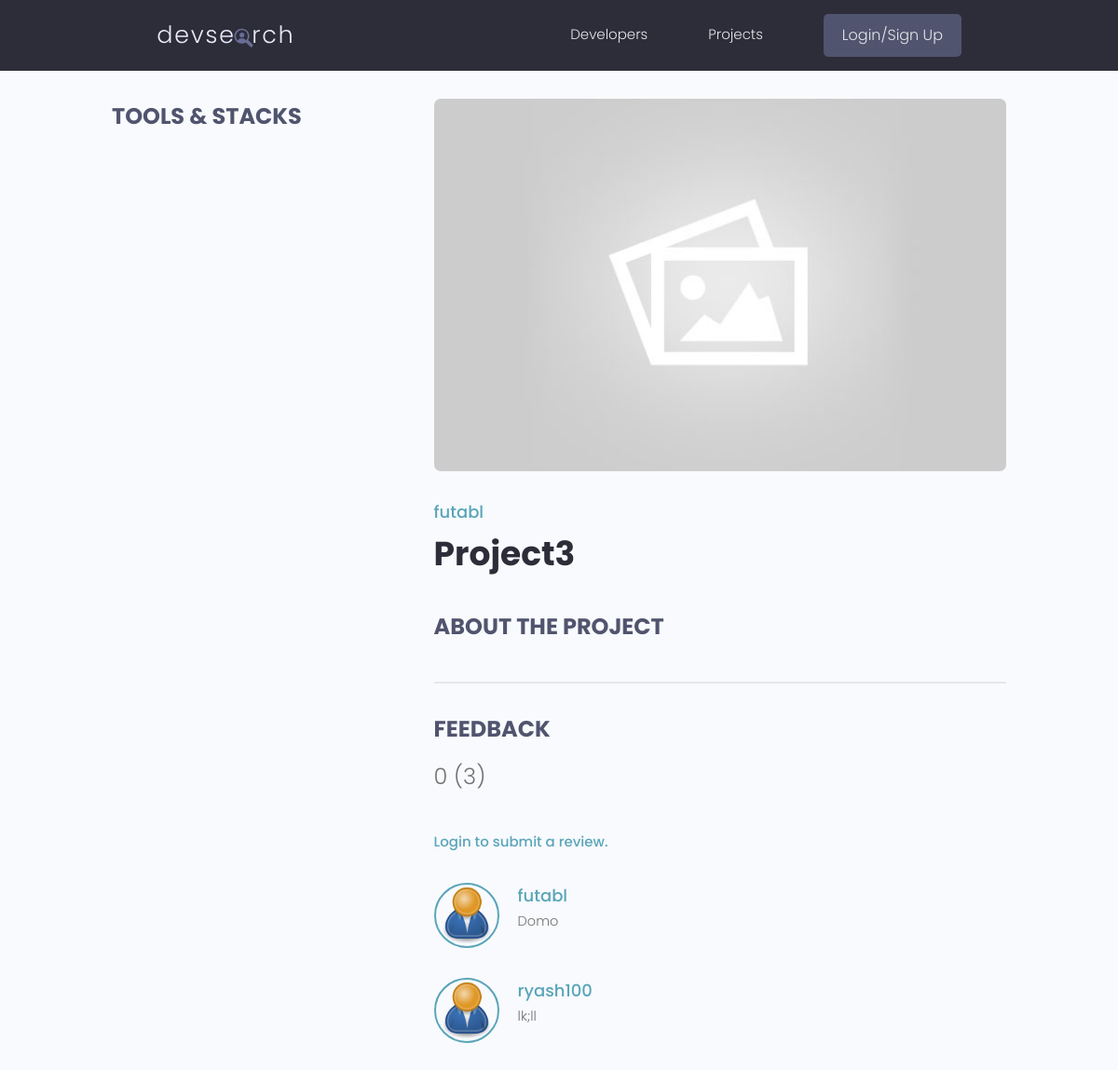
Screenshot of /projects/projects/91171509-63cd-47ab-b723-9fe25ce5ee33 with the database file from the repository.
### projects/models.py (models this page shows, shortened)
class Project(models.Model):
    owner = models.ForeignKey(
        usermodel.Profile, on_delete=models.CASCADE, null=True, blank=True)
    title = models.CharField(max_length=50)
    description = models.TextField(null=True, blank=True)
    demo_link = models.CharField(max_length=2000, null=True, blank=True)
    source_link = models.CharField(max_length=2000, null=True, blank=True)
    created = models.DateTimeField(auto_now_add=True)
    id = models.UUIDField(default=uuid.uuid4, unique=True,
                          primary_key=True, editable=False)
    tags = models.ManyToManyField('Tag', blank=True)
    vote_total = models.IntegerField(default=0, blank=True, null=True)
    vote_ratio = models.IntegerField(default=0, blank=True, null=True)
    image = models.ImageField(
        null=True, upload_to='projects', blank=True, default='default.jpg')
    class Meta:
        ordering = ['-vote_ratio', '-vote_total', 'title']
    @property
    def reviewers(self):
        querySet = self.review_set.all().values_list('owner_id', flat=True)
        return querySet

class review(models.Model):
    VOTE_TYPE = (('up', 'Upvote'), ('down', 'Downvote'))
    owner = models.ForeignKey(
        usermodel.Profile, on_delete=models.CASCADE, null=True)
    project = models.ForeignKey(Project, on_delete=models.CASCADE)
    body = models.TextField(null=True, blank=True)
    value = models.CharField(max_length=200, choices=VOTE_TYPE)
    created = models.DateTimeField(auto_now_add=True)
    id = models.UUIDField(default=uuid.uuid4, unique=True,
                          primary_key=True, editable=False)
    class Meta:
        unique_together = [['owner', 'project']]

### user/models.py (models this page shows, shortened)
class Profile(models.Model):
    user = models.OneToOneField(
        User, on_delete=models.CASCADE, null=True, blank=True, editable=False)
    username = models.CharField(max_length=50, blank=True, null=True)
    name = models.CharField(max_length=200, blank=True, null=True)
    email = models.EmailField(blank=True, null=True)
    location = models.CharField(max_length=200, null=True, blank=True)
    short_intro = models.CharField(max_length=200, blank=True, null=True)
    bio = models.TextField(null=True, blank=True)
    Profile_img = models.ImageField(
        upload_to='profiles', default='profiles/default.png')
    github = models.CharField(max_length=200, blank=True, null=True)
    linkedin = models.CharField(max_length=200, blank=True, null=True)
    youtube = models.CharField(max_length=200, blank=True, null=True)
    id = models.UUIDField(default=uuid.uuid4, unique=True,
                          primary_key=True, editable=False)

### projects/views.py (the view, shortened to what this page needs)
# urls.py: path('projects/<str:pk>',views.project,name='single-project'),
def project(request, pk):
    project = Project.objects.get(id=pk)
    tag = project.tags.all()
    form=reviewForm()
    print(project.vote_ratio)
    return render(request, 'projects/single-project.html', {'project': project, 'tag': tag,'form':form})

### projects/templates/projects/single-project.html (shortened to what this page needs)
{% extends 'main.html' %}
{% load static %}
{% block content %}
  <main class="singleProject my-md">
    <div class="container">
      <div class="layout">
        <div class="column column--1of3">
          <h3 class="singleProject__subtitle">Tools & Stacks</h3>
        </div>
        <div class="column column--2of3">
          <img class="singleProject__preview" src="{{project.image.url}}" alt="portfolio thumbnail" />
          <a href="{% url 'profile' project.owner.id %}" class="singleProject__developer">{{project.owner.name}}</a>
          <h2 class="singleProject__title">{{project.title}}</h2>
          <h3 class="singleProject__subtitle">About the Project</h3>
          <div class="comments">
            <h3 class="singleProject__subtitle">Feedback</h3>
            <h5 class="project--rating">
              {{project.vote_ratio}} ({{project.vote_total}})
            </h5>
{% if  request.user.profile == project.owner %}    <h2>Look at what others say about your project</h2>
            {% elif  request.user.profile.id in project.reviewers %}
        <hr>
            <p>You have already submitted a review</p>
            {% elif not request.user.is_authenticated %}
            <a href="{% url 'login'%}?next={{request.path}}">
Login to submit a review.
            </a>
            {% endif %}
            <div class="commentList">
              {% for review in project.review_set.all %}
              {% if review.body%}
              <div class="comment">
                <a href="{% url 'profile' review.owner.id %}">
                  <img class="avatar avatar--md"
                    src="{{review.owner.Profile_img.url}}" alt="user" />
                </a>
                <div class="comment__details">
                  <a href="{% url 'profile' review.owner.id %}" class="comment__author">{{review.owner.name}}</a>
                  <p class="comment__info">
                    {{review.body|linebreaksbr}}
                  </p>
                </div></div>
                {% endif %}
                {%endfor%}
            </div>
          </div>
        </div>
      </div>
    </div>
  </main>
</body>
{% endblock content %}

### static/styles/app.css (style rules this page uses)
:root { --color-sub: #2d2d39; }
img { width: 100%; }
.singleProject .column--1of3 { order: 2; }
@media screen and (min-width: 1081px) { .singleProject .column--1of3 { order: 1; } }
@media screen and (min-width: 1081px) { .singleProject .column--2of3 { order: 2; } }
.singleProject__preview { height: 50vh; object-fit: cover; object-position: top center; margin-bottom: 3rem; border-radius: 0.7rem; }
.singleProject__developer { font-size: 1.8rem; font-weight: 500; }
.singleProject__title { font-size: 3.6rem; font-weight: 700; color: var(--color-sub); margin-bottom: 3rem; }
.project--rating { margin-bottom: 1.6em; margin-top: .5em; }
.singleProject__subtitle { text-transform: uppercase; font-size: 2.4rem; font-weight: 700; color: var(--color-sub-light); margin-bottom: 1rem; }
.comments { margin-top: 4rem; padding-top: 3rem; border-top: 2px solid var(--color-light); }
.commentList { margin: 3rem 0; }
.comment { display: flex; gap: 2rem; }
.comment:not(:last-child) { margin-bottom: 3rem; }
.comment__author { font-size: 1.8rem; }
.comment__info { font-size: 1.45rem; }

### static/uikit/styles/modules/_variables.css (style rules this page uses)
:root { --color-main: #5aa5b9; --color-main-light: #e6faff; --color-sub: #3f4156; --color-sub-light: #51546e; --color-sub-lighter: #ededfd; --color-text: #737373; --color-gray: #8b8b8b; --color-light: #e5e7eb; --color-light-gray: #767676; --color-bg: #f8fafd; --color-white: #fffefd; --color-white-light: #f3f3f3; --color-success: #359e64; --color-success-bg: #def8e8; --color-error: #fc4b0b; --color-error-bg: #fff2ee; --font-base: 'Poppins', arial, helvetica, 'Segoe UI', roboto, ubuntu, sans-serif; --font-monospace: 'Fira Code', 'Courier New', courier, monospace; --font-regular: 300; --font-medium: 500; --font-bold: 700; --generic-shadow: 1px 1px 5px #00000010; --generic-transition: all 0.3s ease-in-out; }

### static/uikit/styles/modules/_base.css (style rules this page uses)
* { margin: 0; padding: 0; box-sizing: border-box; text-rendering: optimizeLegibility; color: inherit; font-size: inherit; }
html { font-size: 50%; }
@media only screen and (min-width: 480px) { html { font-size: 56.25%; } }
@media only screen and (min-width: 1200px) { html { font-size: 62.5%; } }
body { line-height: 1.6; font-weight: 400; font-size: 1.5rem; color: var(--color-text); background-color: var(--color-bg); min-height: 100vh; }

### static/uikit/styles/modules/_typography.css (style rules this page uses)
* { font-family: var(--font-base); }
h2 { font-size: 3.6rem; font-weight: var(--font-bold); }
h3 { font-size: 3.2rem; font-weight: var(--font-medium); }
h5 { font-size: 2.4rem; font-weight: var(--font-medium); }
h5, h6 { font-weight: var(--font-regular); }
p, span, strong { font-size: 1.6rem; color: var(--color-text); font-weight: var(--font-regular); }
a { padding-bottom: 2px; text-decoration: none; display: inline-block; color: var(--color-main); font-weight: var(--font-medium); }

### static/uikit/styles/modules/_utilities.css (style rules this page uses)
.container { width: 92%; max-width: 165rem; margin: 0 auto; box-sizing: border-box; }
@media screen and (min-width: 1000px) { .container { width: 90%; } }
@media screen and (min-width: 1200px) { .container { width: 80%; } }
.my-md { margin: 3rem auto; }

### static/uikit/styles/modules/_avatar.css (style rules this page uses)
.avatar { border-radius: 50%; border: 2px solid var(--color-main); object-fit: cover; }
.avatar--md { height: 7rem; width: 7rem; }

### static/uikit/styles/modules/_layout.css (style rules this page uses)
.layout { display: flex; flex-flow: row wrap; justify-content: space-between; }
.layout > .column { margin-bottom: 3rem; }
.layout > .column.column--1of3 { flex-basis: 30%; }
.layout > .column.column--2of3 { flex-basis: 64%; }

### rows the page displays
Project: image (placeholder picture), owner.name "futabl", title "Project3", vote_ratio "0", vote_total "3"
review: owner.Profile_img (placeholder picture), owner.name "futabl", body "Domo"
review: owner.Profile_img (placeholder picture), owner.name "ryash100", body "lk;ll"
